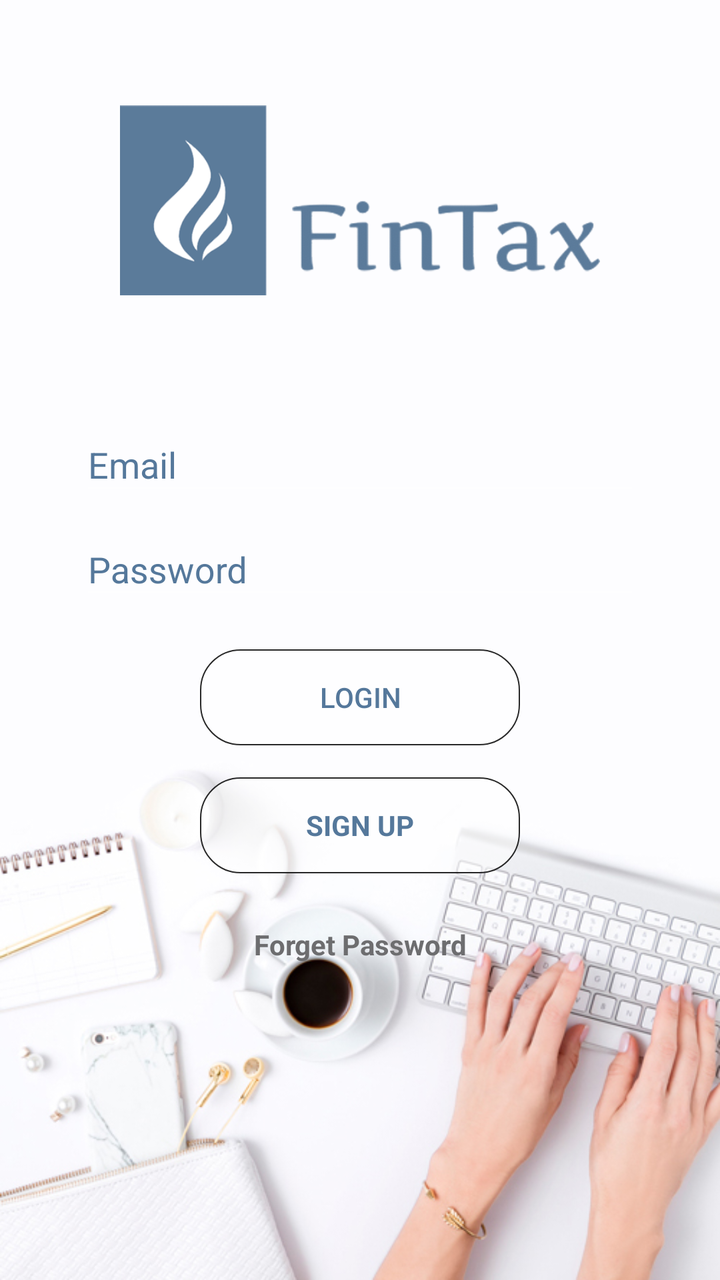
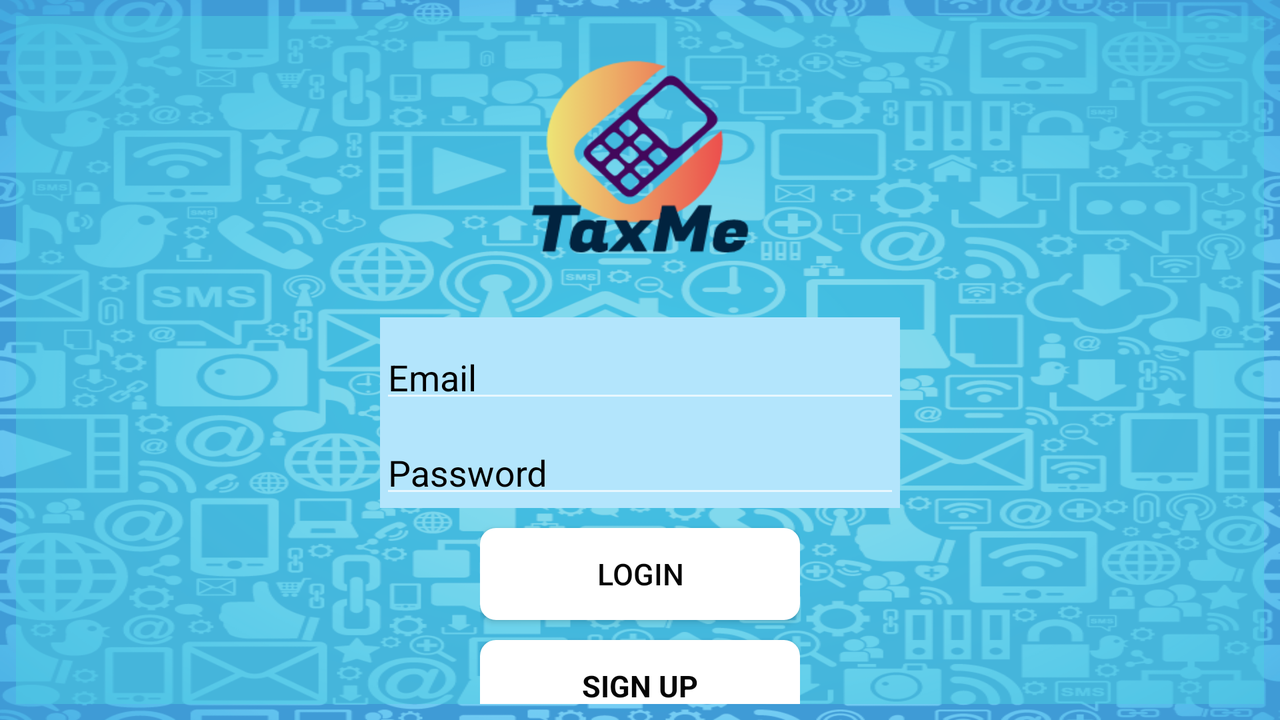

First picture: res/layout/ on a phone held upright. Second picture: the repository's own variant of that layout, on a device whose configuration matches the variant's folder. Source for both follows.
<!-- AndroidManifest.xml: application theme AppTheme -->
<!-- res/layout/activity_login_activity.xml -->
<LinearLayout xmlns:android="http://schemas.android.com/apk/res/android"
    xmlns:app="http://schemas.android.com/apk/res-auto"
    android:layout_width="fill_parent"
    android:layout_height="fill_parent"
    android:background="@drawable/login_pic"
    android:gravity="top"
    android:orientation="vertical"
    android:paddingLeft="20dp"
    android:paddingRight="20dp">

    <LinearLayout
        android:layout_width="match_parent"
        android:layout_height="200dp"
        android:gravity="center"
        android:orientation="vertical"
       >

        <ImageView
            android:id="@+id/imageView2"
            android:layout_width="match_parent"
            android:layout_height="249dp"
            android:gravity="top"
            android:padding="40dp"
            android:src="@drawable/fin_tax_logo" />
    </LinearLayout>

    <android.support.design.widget.TextInputLayout
        android:layout_width="match_parent"
        android:layout_height="wrap_content"
        android:textColorHint="#55789B"
        android:paddingStart="20dp"
        android:paddingLeft="20dp"
        android:paddingEnd="20dp"
        android:paddingRight="20dp">

        <EditText
            android:id="@+id/ET_Email"
            android:layout_width="match_parent"
            android:layout_height="wrap_content"
            android:hint="Email"
            android:inputType="textEmailAddress"
            android:maxLines="1"
            android:singleLine="true"
            android:textColor="#205E84" />

    </android.support.design.widget.TextInputLayout>

    <android.support.design.widget.TextInputLayout
        android:layout_width="match_parent"
        android:layout_height="wrap_content"
        android:textColorHint="#55789B"
        android:paddingStart="20dp"
        android:paddingLeft="20dp"
        android:paddingEnd="20dp"
        android:paddingRight="20dp">

        <EditText
            android:id="@+id/ET_Password"
            android:layout_width="match_parent"
            android:layout_height="wrap_content"
            android:focusableInTouchMode="true"
            android:hint="Password"
            android:imeOptions="actionUnspecified"
            android:inputType="textPassword"
            android:maxLines="1"
            android:singleLine="true"
            android:textColor="#205E84" />

    </android.support.design.widget.TextInputLayout>

    

    <LinearLayout
        android:layout_width="match_parent"
        android:layout_height="match_parent"
        android:orientation="vertical"
        android:gravity="center|top">

        <Button
            android:id="@+id/Btn_Login"
            android:layout_width="160dp"
            android:layout_height="wrap_content"
            android:layout_marginTop="20dip"
            android:background="@drawable/btn_shape"

            android:text="Login"
            android:textColor="#55789B" />

        <Button
            android:id="@+id/Btn_SignUp"
            style="?android:textAppearanceSmall"
            android:layout_width="160dp"
            android:layout_height="wrap_content"
            android:layout_marginTop="16dp"
            android:background="@drawable/btn_shape"
            android:text="Sign Up"
            android:textColor="#55789B"
            android:textStyle="bold" />

        <TextView
            android:id="@+id/forget_password_button"
            style="?android:textAppearanceSmall"
            android:layout_width="match_parent"
            android:layout_height="wrap_content"
            android:layout_marginTop="16dp"
            android:gravity="center"
            android:padding="10dp"
            android:text="Forget Password"
            android:textColor="#6D6D6F"
            android:textStyle="bold" />
    </LinearLayout>


</LinearLayout>
<!-- resources referenced by this layout -->
<resources>
  <!-- drawable btn_shape (drawable) -->
  <?xml version="1.0" encoding="utf-8"?>
  <shape xmlns:android="http://schemas.android.com/apk/res/android">
  
      <solid
          android:color="#8FFFFFFF"
          android:alpha="0.1"
          ></solid>
  
      <corners android:radius="20dp"/>
      <stroke android:width="0.5dp"
          android:color="#DD070707"></stroke>
  
  </shape>
  <!-- drawable fin_tax_logo: png bitmap (drawable, 67461 bytes) -->
  <!-- drawable login_pic: jpg bitmap (drawable, 130077 bytes) -->
  <style name="AppTheme" parent="Theme.AppCompat.NoActionBar">
          
          <item name="colorPrimary">@color/colorPrimary</item>
          <item name="colorPrimaryDark">@color/colorPrimaryDark</item>
          <item name="colorAccent">@color/colorAccent</item>
  
      </style>
  <color name="colorPrimary">#722046</color>
  <color name="colorPrimaryDark">#1E3A57</color>
  <color name="colorAccent">#205E84</color>
</resources>
<!-- res/layout-land/activity_login_activity.xml (the repository's variant of the layout above) -->
<!-- drawn on the phone turned sideways -->
<LinearLayout xmlns:android="http://schemas.android.com/apk/res/android"
    android:layout_width="match_parent"
    android:layout_height="match_parent"
    xmlns:app="http://schemas.android.com/apk/res-auto"
    android:gravity="center"
    android:orientation="vertical"
    android:padding="8dp"
    android:background="@drawable/logotaxme">


    <LinearLayout
        android:layout_width="match_parent"
        android:layout_height="match_parent"
        android:layout_weight="1"
        android:background="#804DD0E1"
        android:orientation="vertical">


        <LinearLayout
            android:layout_width="match_parent"
            android:layout_height="wrap_content"
            android:layout_weight="0.2"
            android:gravity="center"
            android:orientation="vertical">


            <ImageView
                android:layout_width="120dp"
                android:layout_height="110dp"
                android:layout_gravity="center"
                android:layout_marginTop="20dp"
                android:layout_marginBottom="30dp"
                android:background="@drawable/mainlogo">

            </ImageView>

        </LinearLayout>

        <LinearLayout
            android:layout_width="match_parent"
            android:layout_height="wrap_content"
            android:layout_weight="0.1"
            android:orientation="vertical">


            <android.support.design.widget.TextInputLayout
                android:layout_width="260dp"
                android:layout_height="wrap_content"
                android:layout_gravity="center"
                android:background="#B3E5FC"
                android:textColorHint="#000">


                <android.support.design.widget.TextInputEditText
                    android:id="@+id/ET_Email"
                    android:layout_width="match_parent"
                    android:layout_height="wrap_content"
                    android:layout_gravity="center"
                    android:hint="Email"
                    android:inputType="textEmailAddress"
                    android:maxLines="1"
                    android:singleLine="true"
                    android:textColor="#000000" />


            </android.support.design.widget.TextInputLayout>

        </LinearLayout>

        <LinearLayout
            android:layout_width="match_parent"
            android:layout_height="wrap_content"
            android:layout_weight="0.1"
            android:orientation="vertical">


            <android.support.design.widget.TextInputLayout
                android:layout_width="260dp"
                android:layout_height="wrap_content"
                android:layout_gravity="center"
                android:background="#B3E5FC"
                android:textColorHint="#000">

                <android.support.design.widget.TextInputEditText
                    android:id="@+id/ET_Password"
                    android:layout_width="match_parent"
                    android:layout_height="wrap_content"
                    android:layout_gravity="center"
                    android:focusableInTouchMode="true"
                    android:hint="Password"
                    android:imeOptions="actionUnspecified"
                    android:inputType="textPassword"
                    android:maxLines="1"
                    android:singleLine="true"
                    android:textColor="#DD030303" />

            </android.support.design.widget.TextInputLayout>

        </LinearLayout>

        <LinearLayout
            android:layout_width="wrap_content"
            android:layout_height="wrap_content"
            android:layout_gravity="center"
            android:layout_weight="1"
            android:orientation="vertical">


            <Button
                android:id="@+id/Btn_Login"
                android:layout_width="160dp"
                android:layout_height="wrap_content"
                android:layout_gravity="center"
                android:layout_marginTop="10dp"
                android:layout_weight="0.1"
                android:background="@drawable/buttondesign"
                android:text="Login"
                android:textColor="#050505"
                android:textSize="15sp" />

            

            <Button
                android:id="@+id/Btn_SignUp"
                style="?android:textAppearanceSmall"
                android:layout_width="160dp"
                android:layout_height="wrap_content"
                android:layout_gravity="center"
                android:layout_marginTop="10dp"
                android:layout_weight="0.1"
                android:background="@drawable/buttondesign"
                android:text="Sign Up"
                android:textColor="#050505"
                android:textSize="15sp"
                android:textStyle="bold" />

            

            <TextView
                android:id="@+id/forget_password_button"
                style="?android:textAppearanceSmall"
                android:layout_width="match_parent"
                android:layout_height="wrap_content"
                android:layout_weight="2.1"
                android:gravity="center|top"
                android:paddingTop="10dp"
                android:text="Forget Password"
                android:textColor="#000"
                android:textStyle="normal" />
        </LinearLayout>

    </LinearLayout>
</LinearLayout>
<!-- resources referenced by the variant -->
<!-- as the phone turned sideways resolves them -->
<resources>
  <!-- drawable buttondesign (drawable) -->
  <?xml version="1.0" encoding="utf-8"?>
  <shape xmlns:android="http://schemas.android.com/apk/res/android" android:shape="rectangle">
  
      <solid
          android:color="#FFFFFF"/>
  
      <corners android:radius="8dp" />
  
  
  
  </shape>
  <!-- drawable logotaxme: png bitmap (drawable-v21, 379330 bytes) -->
  <!-- drawable mainlogo: png bitmap (drawable-v21, 9149 bytes) -->
  <style name="AppTheme" parent="Theme.AppCompat.NoActionBar">
          
          <item name="colorPrimary">@color/colorPrimary</item>
          <item name="colorPrimaryDark">@color/colorPrimaryDark</item>
          <item name="colorAccent">@color/colorAccent</item>
  
      </style>
  <color name="colorPrimary">#722046</color>
  <color name="colorPrimaryDark">#1E3A57</color>
  <color name="colorAccent">#205E84</color>
</resources>
